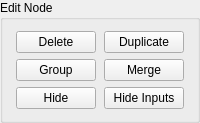
            <widget class="QGroupBox" name="gb_mapping_edit">
             <property name="title">
              <string>Edit Node</string>
             </property>
             <layout class="QGridLayout" name="gridLayout_25">
              <item row="0" column="1">
               <widget class="QPushButton" name="pb_mapping_duplicate">
                <property name="sizePolicy">
                 <sizepolicy hsizetype="Fixed" vsizetype="Fixed">
                  <horstretch>0</horstretch>
                  <verstretch>0</verstretch>
                 </sizepolicy>
                </property>
                <property name="text">
                 <string>Duplicate</string>
                </property>
               </widget>
              </item>
              <item row="1" column="0">
               <widget class="QPushButton" name="pb_mapping_group">
                <property name="sizePolicy">
                 <sizepolicy hsizetype="Fixed" vsizetype="Fixed">
                  <horstretch>0</horstretch>
                  <verstretch>0</verstretch>
                 </sizepolicy>
                </property>
                <property name="text">
                 <string>Group</string>
                </property>
               </widget>
              </item>
              <item row="1" column="1">
               <widget class="QPushButton" name="pb_mapping_merge">
                <property name="sizePolicy">
                 <sizepolicy hsizetype="Fixed" vsizetype="Fixed">
                  <horstretch>0</horstretch>
                  <verstretch>0</verstretch>
                 </sizepolicy>
                </property>
                <property name="text">
                 <string>Merge</string>
                </property>
               </widget>
              </item>
              <item row="2" column="0">
               <widget class="QPushButton" name="pb_mapping_hide">
                <property name="sizePolicy">
                 <sizepolicy hsizetype="Fixed" vsizetype="Fixed">
                  <horstretch>0</horstretch>
                  <verstretch>0</verstretch>
                 </sizepolicy>
                </property>
                <property name="text">
                 <string>Hide</string>
                </property>
               </widget>
              </item>
              <item row="2" column="1">
               <widget class="QPushButton" name="pb_mapping_hide_inputs">
                <property name="sizePolicy">
                 <sizepolicy hsizetype="Fixed" vsizetype="Fixed">
                  <horstretch>0</horstretch>
                  <verstretch>0</verstretch>
                 </sizepolicy>
                </property>
                <property name="text">
                 <string>Hide Inputs</string>
                </property>
               </widget>
              </item>
              <item row="0" column="0">
               <widget class="QPushButton" name="pb_mapping_delete">
                <property name="sizePolicy">
                 <sizepolicy hsizetype="Fixed" vsizetype="Fixed">
                  <horstretch>0</horstretch>
                  <verstretch>0</verstretch>
                 </sizepolicy>
                </property>
                <property name="text">
                 <string>Delete</string>
                </property>
               </widget>
              </item>
             </layout>
            </widget>
